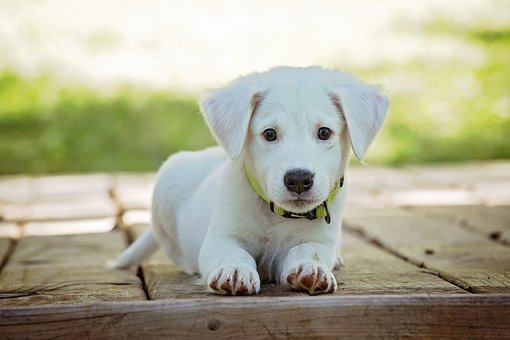
#> input picture images/puppy.jpg, 510 x 340 px
$ jupyter execute '16 - Edge Detection & Image Gradients.ipynb'   (older library calls are emulated)
#> lines starting #> are read from the running program, lines starting #| are printed output that depends on the picture; after the words box and inside, x2 and y2 are one past the last pixel; in counts of white or black regions, pixels touching at a corner belong together
## Edge Detection & Image Gradients

[cell 1]
import cv2
import numpy as np

image = cv2.imread('images/puppy.jpg',0)
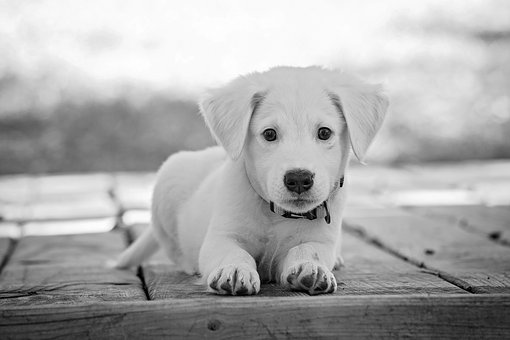
#> image: shape (340, 510); min 0, max 255, mean 171.4

height, width = image.shape
#> height = 340; width = 510

# Extract Sobel Edges
sobel_x = cv2.Sobel(image, cv2.CV_64F, 0, 1, ksize=5)
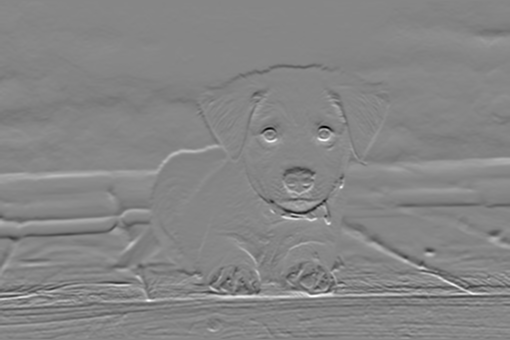
#> sobel_x: shape (340, 510) float64; min -8226, max 7343, mean -68; drawn with min black and max white
sobel_y = cv2.Sobel(image, cv2.CV_64F, 1, 0, ksize=5)
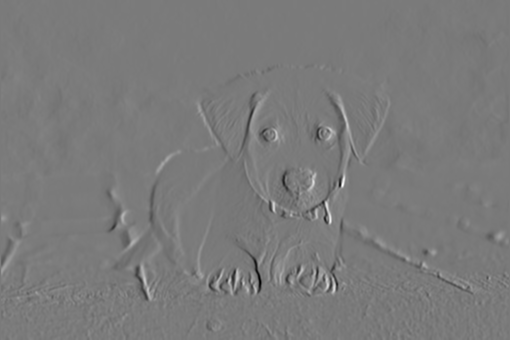
#> sobel_y: shape (340, 510) float64; min -8555, max 9200, mean 0; drawn with min black and max white

cv2.imshow('Original', image)
cv2.waitKey(0)
cv2.imshow('Sobel X', sobel_x)
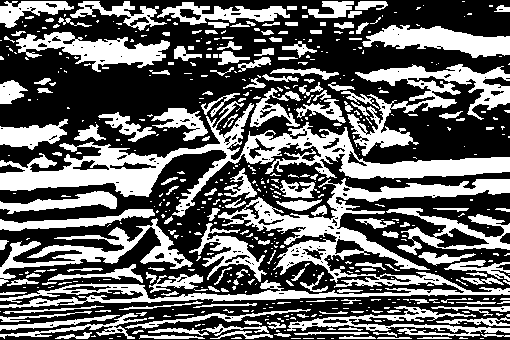
#> window 'Sobel X': shape (340, 510); 39.3% white; 555 white regions (382 under 20 px), largest, box (x1, y1, x2, y2) and area: (0, 101, 510, 217) 11612, (0, 178, 510, 308) 10855, (347, 64, 510, 156) 4498
cv2.waitKey(0)
cv2.imshow('Sobel Y', sobel_y)
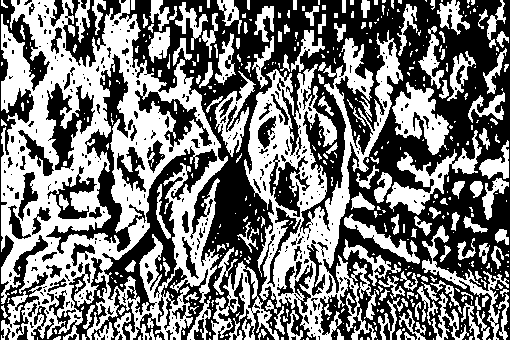
#> window 'Sobel Y': shape (340, 510); 47.5% white; 475 white regions (324 under 20 px), largest, box (x1, y1, x2, y2) and area: (1, 0, 228, 340) 36422, (244, 30, 403, 340) 16262, (386, 130, 482, 215) 2095
cv2.waitKey(0)

sobel_OR = cv2.bitwise_or(sobel_x, sobel_y)
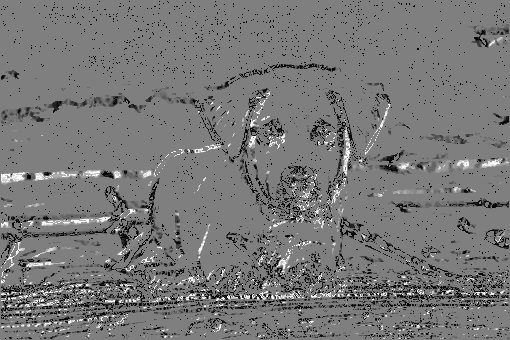
#> sobel_OR: shape (340, 510) float64; 1.08% of the values are NaN or infinite; the others: min -131040, max 131056, mean -6610; drawn with min black, max white, NaN and infinite black
cv2.imshow('sobel_OR', sobel_OR)
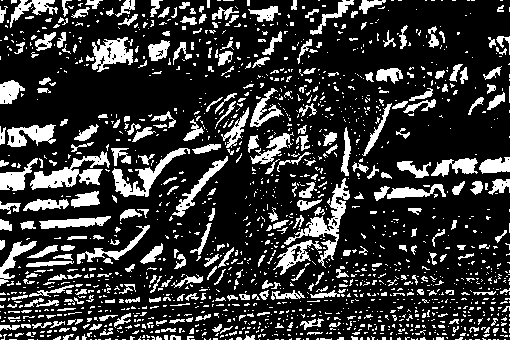
#> window 'sobel_OR': shape (340, 510); 21% white; 1620 white regions (1310 under 20 px), largest, box (x1, y1, x2, y2) and area: (30, 151, 110, 190) 1204, (284, 178, 350, 268) 1179, (112, 148, 190, 197) 947
cv2.waitKey(0)

laplacian = cv2.Laplacian(image, cv2.CV_64F)
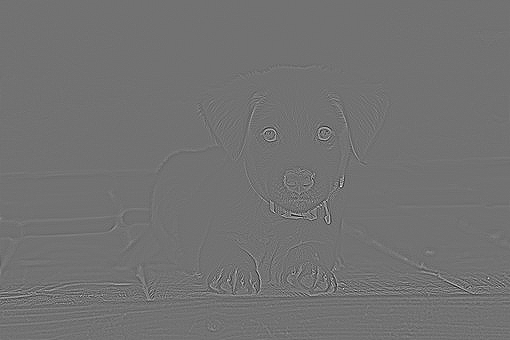
#> laplacian: shape (340, 510) float64; min -266, max 327, mean 0; drawn with min black and max white
cv2.imshow('Laplacian', laplacian)
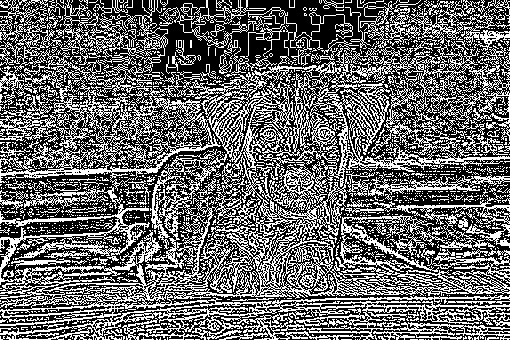
#> window 'Laplacian': shape (340, 510); 40.9% white in thin lines or dots
cv2.waitKey(0)


##  Then, we need to provide two values: threshold1 and threshold2. Any gradient value larger than threshold2
# is considered to be an edge. Any value below threshold1 is considered not to be an edge.
#Values in between threshold1 and threshold2 are either classiﬁed as edges or non-edges based on how their
#intensities are “connected”. In this case, any gradient values below 60 are considered non-edges
#whereas any values above 120 are considered edges.


# Canny Edge Detection uses gradient values as thresholds
# The first threshold gradient
canny = cv2.Canny(image, 50, 120)
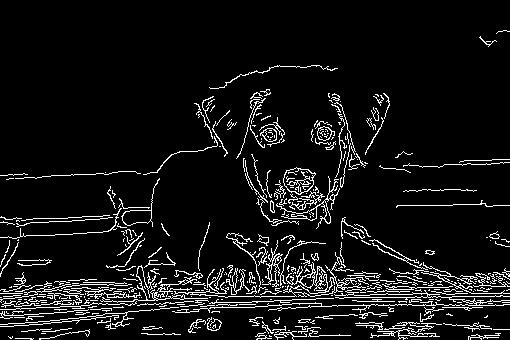
#> canny: shape (340, 510); 7.9% white in thin lines or dots
cv2.imshow('Canny', canny)
cv2.waitKey(0)

cv2.destroyAllWindows()
